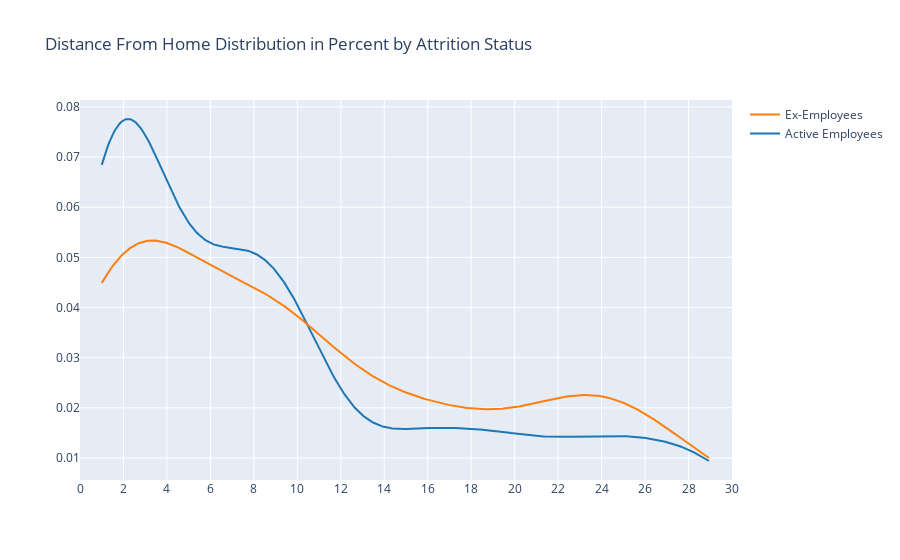

The notebook cell this image was saved under:
### Code cell
x1 = df_HR.loc[df_HR['Attrition'] == 'No', 'DistanceFromHome']
x2 = df_HR.loc[df_HR['Attrition'] == 'Yes', 'DistanceFromHome']
hist_data = [x1, x2]
group_labels = ['Active Employees', 'Ex-Employees']
fig = ff.create_distplot(hist_data, group_labels,
                         curve_type='kde', show_hist=False, show_rug=False)
fig['layout'].update(
    title='Distance From Home Distribution in Percent by Attrition Status')
fig['layout'].update(xaxis=dict(range=[0, 30], dtick=2))
plotly.offline.iplot(fig, filename='Distplot with Multiple Datasets')

### Figure 1 — Plotly figure (JSON) as saved in the notebook; plotly's stock layout.template omitted (floating-point values rounded to 4 significant figures; data arrays with more than 128 entries replaced by an {"elided": "..."} marker saying what was removed)
{"data": [{"legendgroup": "Active Employees", "marker": {"color": "rgb(31, 119, 180)"}, "mode": "lines", "name": "Active Employees", "showlegend": true, "type": "scatter", "x": {"elided": "500 float values"}, "xaxis": "x", "y": {"elided": "500 float values"}, "yaxis": "y"}, {"legendgroup": "Ex-Employees", "marker": {"color": "rgb(255, 127, 14)"}, "mode": "lines", "name": "Ex-Employees", "showlegend": true, "type": "scatter", "x": {"elided": "500 float values"}, "xaxis": "x", "y": {"elided": "500 float values"}, "yaxis": "y"}], "layout": {"barmode": "overlay", "hovermode": "closest", "legend": {"traceorder": "reversed"}, "title": {"text": "Distance From Home Distribution in Percent by Attrition Status"}, "xaxis": {"anchor": "y2", "domain": [0, 1], "dtick": 2, "range": [0, 30], "zeroline": false}, "yaxis": {"anchor": "free", "domain": [0, 1], "position": 0}}}
